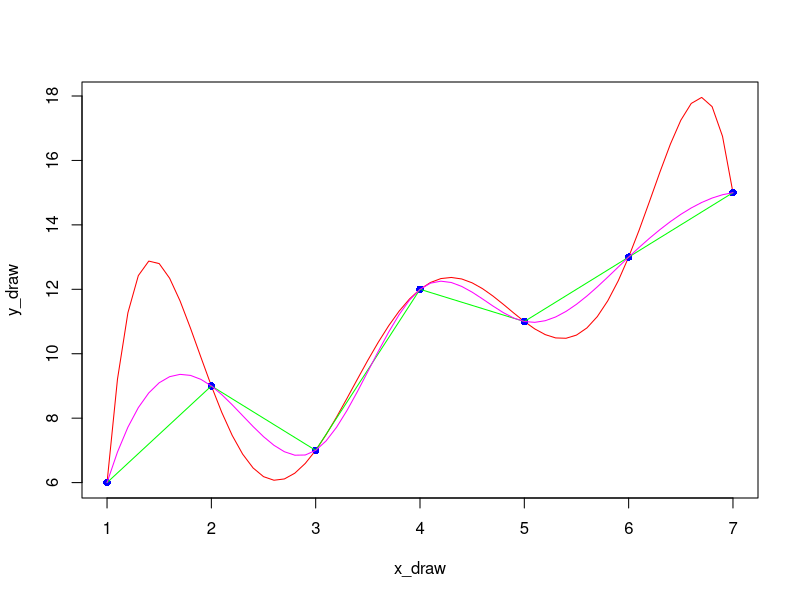

R code for this plot:
# ensc110 lect, feb 23, 2022

#Vandermonde matrices
x_obs <- 1:7 # number of values/data points
y_obs <- c(6,9,7,12,11,13,15) # data points

X <- outer(x_obs,0:6,'^')
p <- solve(X,y_obs)
x_tilde <- 3.6
y_tilde <- outer(x_tilde,0:6,'^') %*% p
y_tilde

# visualize how lagrange interpolation has been done:
x_draw <- seq(1,7,0.1) # data set from 1 to 7 w/ increments of 0.1
y_draw <- outer(x_draw,0:6,'^') %*% p
plot(x_draw,y_draw,type='l',col='red') # lagrange interpolation
points(x_obs,y_obs,col='blue',pch=16)

y_draw1 <- approx(x_obs,y_obs,x_draw) $ y # linear interpolation
lines(x_draw,y_draw1,col='green')
# problem w/ lin interp is that we can't take the first derivative of it

# spline
f <- splinefun(x_obs,y_obs)
y_draw2 <- f(x_draw)
lines(x_draw,y_draw2,col='magenta')
